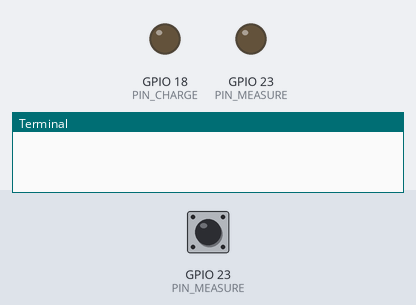
Bench run of a program on a simulated Raspberry Pi (BCM pin numbers). Parts: output pins drawn as LEDs (lit = HIGH), the last lines printed to the terminal. Inputs (shaded band) come from the test bench; at power-on: GPIO 23 (PIN_MEASURE) HIGH. The interpreter's speed is modelled, so counts of loop turns are approximate.

Above: at 0.1 s.
At 1.2 s:
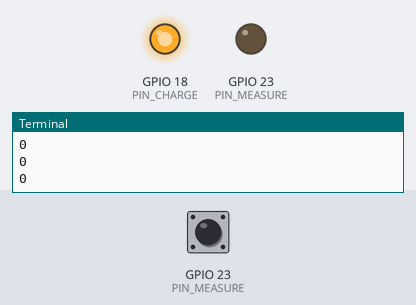
1.3 s: GPIO 23 (PIN_MEASURE) pulsed LOW 2 times (0.12 s each, 0.3 s apart)
Timing chart, 0 to 4.3 s (numbered marks = the images above; inputs shaded):
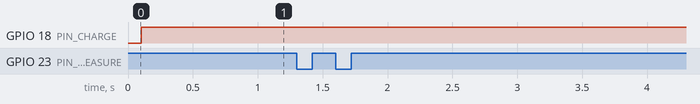

The program:

rc_analog_wpi.py
```python
import wiringpi as wpi
PIN_CHARGE = 18
PIN_MEASURE = 23

wpi.wiringPiSetupGpio()
while True:
	wpi.pinMode(PIN_CHARGE, wpi.INPUT)
	wpi.pinMode(PIN_MEASURE, wpi.OUTPUT)
	wpi.digitalWrite(PIN_MEASURE, wpi.LOW)
	wpi.delay(100)

	wpi.pinMode(PIN_CHARGE, wpi.OUTPUT)
	wpi.pinMode(PIN_MEASURE, wpi.INPUT)
	wpi.digitalWrite(PIN_CHARGE, wpi.HIGH)
	count = 0

	while not(wpi.digitalRead(PIN_MEASURE)) :
		count+=1
	print(count)
```
